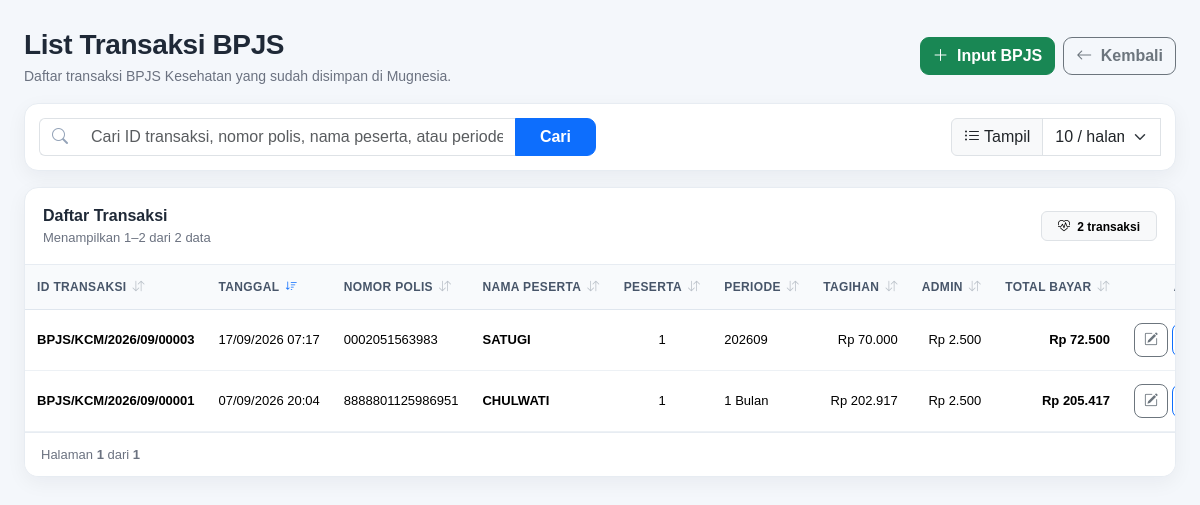
The page /list_bpjs.php on the database its author committed.
### tables this page shows
CREATE TABLE `tb_tagihan_bpjs` (
  `id` int(11) unsigned NOT NULL AUTO_INCREMENT,
  `tgl_bayar` datetime NOT NULL,
  `no_polis` varchar(45) NOT NULL,
  `nama` varchar(45) NOT NULL,
  `Jml_peserta` int(10) unsigned NOT NULL,
  `periode` varchar(45) NOT NULL,
  `rp_tagihan` decimal(12,0) NOT NULL,
  `admin_bank` decimal(12,0) NOT NULL,
  `total_bayar` decimal(12,0) NOT NULL,
  `keterangan` varchar(100) DEFAULT NULL,
  `id_transaksi` varchar(45) NOT NULL,
  `cetak_keterangan` int(10) unsigned NOT NULL,
  PRIMARY KEY (`id`)
);

### list_bpjs.php (the view, shortened to what this page needs)
<?php
require_once "db.php";
$allowed_sizes = [5, 10, 20, 50];
$ps = (int)($_GET['ps'] ?? 10);
$limit = in_array($ps, $allowed_sizes, true) ? $ps : 10;
$page   = max(1, (int)($_GET['page'] ?? 1));
$offset = ($page - 1) * $limit;
$search = trim($_GET['q'] ?? '');
$allowed_sort = [
    'id_transaksi' => 'id_transaksi',
    'tgl_bayar'    => 'tgl_bayar',
    'no_polis'     => 'no_polis',
    'nama'         => 'nama',
    'jml_peserta'  => 'Jml_peserta',
    'periode'      => 'periode',
    'rp_tagihan'   => 'rp_tagihan',
    'admin_bank'   => 'admin_bank',
    'total_bayar'  => 'total_bayar'
];
$sort = $_GET['sort'] ?? 'tgl_bayar';
$dir  = strtolower($_GET['dir'] ?? 'desc');
$dir  = $dir === 'asc' ? 'ASC' : 'DESC';
$orderBy = $allowed_sort[$sort] ?? 'tgl_bayar';
$where  = '';
$params = [];
$types  = '';
$sql_count = "SELECT COUNT(*) AS jml FROM tb_tagihan_bpjs" . $where;
$stmt_count = $conn->prepare($sql_count);
$stmt_count->execute();
$count = (int)($stmt_count->get_result()->fetch_assoc()['jml'] ?? 0);
$total_pages = max(1, (int)ceil($count / $limit));
$sql = "SELECT
            id,
            id_transaksi,
            tgl_bayar,
            no_polis,
            nama,
            Jml_peserta AS jml_peserta,
            periode,
            rp_tagihan,
            admin_bank,
            total_bayar,
            keterangan
        FROM tb_tagihan_bpjs
        {$where}
        ORDER BY {$orderBy} {$dir}, id DESC
        LIMIT ? OFFSET ?";
$stmt = $conn->prepare($sql);
if ($types !== '') {
    $bind_types  = $types . "ii";
    $bind_params = array_merge($params, [$limit, $offset]);
    $stmt->bind_param($bind_types, ...$bind_params);
} else {
    $stmt->bind_param("ii", $limit, $offset);
}
$stmt->execute();
$res = $stmt->get_result();
$start_row = $count > 0 ? $offset + 1 : 0;
$end_row   = min($offset + $limit, $count);
function sortUrl($column, $currentSort, $currentDir, $search, $limit)
{
    $nextDir = ($currentSort === $column && strtoupper($currentDir) === 'ASC')
        ? 'desc'
        : 'asc';
    return '?page=1'
        . '&q=' . urlencode($search)
        . '&ps=' . (int)$limit
        . '&sort=' . urlencode($column)
        . '&dir=' . $nextDir;
}
function sortIcon($column, $currentSort, $currentDir)
{
    if ($currentSort !== $column) {
        return '<i class="bi bi-arrow-down-up sort-icon"></i>';
    }
    return strtoupper($currentDir) === 'ASC'
        ? '<i class="bi bi-sort-up sort-icon active"></i>'
        : '<i class="bi bi-sort-down sort-icon active"></i>';
}
?>
<!doctype html>
<html lang="id">
<head>
<link href="https://cdn.jsdelivr.net/npm/bootstrap@5.3.3/dist/css/bootstrap.min.css" rel="stylesheet">
<link rel="stylesheet" href="https://cdn.jsdelivr.net/npm/bootstrap-icons@1.11.3/font/bootstrap-icons.min.css">
</head>
<body>
<div class="container-fluid app-wrap py-4 px-3 px-lg-4">
    <div class="d-flex flex-column flex-md-row justify-content-between align-items-md-center gap-3 mb-3">
        <div>
            <div class="page-title">
                List Transaksi BPJS
            </div>
            <div class="page-subtitle">
                Daftar transaksi BPJS Kesehatan yang sudah disimpan di Mugnesia.
            </div>
        </div>
        <div class="d-flex gap-2 header-actions">
            <a href="input_bpjs.php" class="btn btn-success">
                <i class="bi bi-plus-lg me-1"></i>
                Input BPJS
            </a>
            <a href="index.php" class="btn btn-outline-secondary">
                <i class="bi bi-arrow-left me-1"></i>
                Kembali
            </a>
        </div>
    </div>
    <form class="toolbar-card mb-3" method="get">
        <div class="row g-2 align-items-center">
            <div class="col-12 col-md-8 col-lg-6">
                <div class="input-group search-box">
                    <span class="input-group-text">
                        <i class="bi bi-search"></i>
                    </span>
                    <input
                        type="text"
                        class="form-control"
                        name="q"
                        placeholder="Cari ID transaksi, nomor polis, nama peserta, atau periode..."
                        value="<?= htmlspecialchars($search) ?>">
                    <button class="btn btn-primary px-4" type="submit">
                        Cari
                    </button>
                </div>
            </div>
            <div class="col-12 col-md-4 col-lg-6 d-flex justify-content-md-end">
                <div class="input-group" style="max-width:210px;">
                    <label class="input-group-text" for="ps">
                        <i class="bi bi-list-ul me-1"></i>
                        Tampil
                    </label>
                    <select
                        class="form-select"
                        name="ps"
                        id="ps"
                        onchange="this.form.submit()">
                        <?php foreach ($allowed_sizes as $size): ?>
                            <option
                                value="<?= $size ?>"
                                <?= $size === $limit ? 'selected' : '' ?>>
                                <?= $size ?> / halaman
                            </option>
                        <?php endforeach; ?>
                    </select>
                </div>
            </div>
        </div>
    </form>
    <div class="grid-card">
        <div class="grid-head d-flex justify-content-between align-items-center">
            <div>
                <div class="fw-bold">
                    Daftar Transaksi
                </div>
                <div class="record-info">
                    Menampilkan <?= $start_row ?>–<?= $end_row ?>
                    dari <?= number_format($count, 0, ',', '.') ?> data
                </div>
            </div>
            <span class="badge text-bg-light border px-3 py-2">
                <i class="bi bi-heart-pulse me-1"></i>
                <?= number_format($count, 0, ',', '.') ?> transaksi
            </span>
        </div>
        <div class="table-responsive">
            <table class="table table-hover align-middle">
                <thead>
                    <tr>
                        <th>
                            <a class="sort-link" href="<?= sortUrl('id_transaksi', $sort, $dir, $search, $limit) ?>">
                                ID Transaksi
                                <?= sortIcon('id_transaksi', $sort, $dir) ?>
                            </a>
                        </th>
                        <th>
                            <a class="sort-link" href="<?= sortUrl('tgl_bayar', $sort, $dir, $search, $limit) ?>">
                                Tanggal
                                <?= sortIcon('tgl_bayar', $sort, $dir) ?>
                            </a>
                        </th>
                        <th>
                            <a class="sort-link" href="<?= sortUrl('no_polis', $sort, $dir, $search, $limit) ?>">
                                Nomor Polis
                                <?= sortIcon('no_polis', $sort, $dir) ?>
                            </a>
                        </th>
                        <th>
                            <a class="sort-link" href="<?= sortUrl('nama', $sort, $dir, $search, $limit) ?>">
                                Nama Peserta
                                <?= sortIcon('nama', $sort, $dir) ?>
                            </a>
                        </th>
                        <th class="text-center">
                            <a class="sort-link justify-content-center" href="<?= sortUrl('jml_peserta', $sort, $dir, $search, $limit) ?>">
                                Peserta
                                <?= sortIcon('jml_peserta', $sort, $dir) ?>
                            </a>
                        </th>
                        <th>
                            <a class="sort-link" href="<?= sortUrl('periode', $sort, $dir, $search, $limit) ?>">
                                Periode
                                <?= sortIcon('periode', $sort, $dir) ?>
                            </a>
                        </th>
                        <th class="text-end">
                            <a class="sort-link justify-content-end" href="<?= sortUrl('rp_tagihan', $sort, $dir, $search, $limit) ?>">
                                Tagihan
                                <?= sortIcon('rp_tagihan', $sort, $dir) ?>
                            </a>
                        </th>
                        <th class="text-end">
                            <a class="sort-link justify-content-end" href="<?= sortUrl('admin_bank', $sort, $dir, $search, $limit) ?>">
                                Admin
                                <?= sortIcon('admin_bank', $sort, $dir) ?>
                            </a>
                        </th>
                        <th class="text-end">
                            <a class="sort-link justify-content-end" href="<?= sortUrl('total_bayar', $sort, $dir, $search, $limit) ?>">
                                Total Bayar
                                <?= sortIcon('total_bayar', $sort, $dir) ?>
                            </a>
                        </th>
                        <th class="text-center">
                        </th>
                    </tr>
                </thead>
                <tbody>
                    <?php while ($row = $res->fetch_assoc()): ?>
                        <tr>
                            <td class="text-nowrap fw-bold">
                                <?= trim((string)($row['id_transaksi'] ?? '')) !== ''
                                    ? htmlspecialchars($row['id_transaksi'])
                                    : '<span class="text-muted">-</span>' ?>
                            </td>
                            <td class="text-nowrap">
                                <?= date('d/m/Y H:i', strtotime($row['tgl_bayar'])) ?>
                            </td>
                            <td class="text-nowrap">
                                <?= htmlspecialchars($row['no_polis']) ?>
                            </td>
                            <td>
                                <span class="customer-name">
                                    <?= htmlspecialchars($row['nama']) ?>
                                </span>
                            </td>
                            <td class="text-center">
                                <?= number_format((int)$row['jml_peserta'], 0, ',', '.') ?>
                            </td>
                            <td class="text-nowrap">
                                <?= trim((string)$row['periode']) !== ''
                                    ? htmlspecialchars($row['periode'])
                                    : '<span class="text-muted">-</span>' ?>
                            </td>
                            <td class="text-end money">
                                Rp <?= number_format($row['rp_tagihan'], 0, ',', '.') ?>
                            </td>
                            <td class="text-end money">
                                Rp <?= number_format($row['admin_bank'], 0, ',', '.') ?>
                            </td>
                            <td class="text-end money total-money">
                                Rp <?= number_format($row['total_bayar'], 0, ',', '.') ?>
                            </td>
                            <td class="text-center text-nowrap">
                                <div class="d-inline-flex gap-1">
                                    <a
                                        class="btn btn-outline-secondary btn-sm action-btn"
                                        href="input_bpjs.php?edit=<?= (int)$row['id'] ?>"
                                        title="Edit transaksi BPJS">
                                        <i class="bi bi-pencil-square"></i>
                                    </a>
                                    <a
                                        class="btn btn-outline-primary btn-sm action-btn"
                                        href="nota_bpjs.php?id=<?= (int)$row['id'] ?>"
                                        target="_blank"
                                        title="Cetak nota BPJS">
                                    </a>
                                </div>
                            </td>
                        </tr>
                    <?php endwhile; ?>
                </tbody>
            </table>
        </div>
        <div class="grid-footer d-flex flex-column flex-md-row justify-content-between align-items-md-center gap-2">
            <div class="record-info">
                Halaman <strong><?= $page ?></strong>
                dari <strong><?= $total_pages ?></strong>
            </div>
        </div>
    </div>
</div>
</body>
</html>

### list_bpjs.php (style rules this page uses)
:root { --app-bg:#f4f7fb; --card-border:#e7ecf2; --head-bg:#f8fafc; --text-main:#1f2937; --text-muted:#6b7280; }
body { background:var(--app-bg); color:var(--text-main); font-family:Arial, Helvetica, sans-serif; }
.app-wrap { max-width:1450px; }
.page-title { font-size:28px; font-weight:800; letter-spacing:-.4px; }
.page-subtitle { color:var(--text-muted); font-size:14px; }
.toolbar-card, .grid-card { background:#fff; border:1px solid var(--card-border); border-radius:14px; box-shadow:0 6px 20px rgba(15,23,42,.05); }
.toolbar-card { padding:14px; }
.grid-card { overflow:hidden; }
.grid-head { padding:16px 18px; border-bottom:1px solid var(--card-border); }
.grid-footer { padding:12px 16px; border-top:1px solid var(--card-border); background:#fff; }
.record-info { font-size:13px; color:var(--text-muted); }
.search-box .input-group-text { background:#fff; border-right:0; color:#94a3b8; }
.search-box .form-control { border-left:0; box-shadow:none !important; }
.table { margin:0; }
.table thead th { background:var(--head-bg); color:#475569; border-bottom:1px solid #dfe6ee; padding:13px 12px; font-size:12px; font-weight:800; text-transform:uppercase; letter-spacing:.35px; white-space:nowrap; }
.table tbody td { padding:13px 12px; border-color:#edf1f5; font-size:13px; vertical-align:middle; }
.customer-name { font-weight:700; }
.money { white-space:nowrap; font-variant-numeric:tabular-nums; }
.total-money { font-weight:800; }
.sort-link { display:inline-flex; align-items:center; gap:6px; color:inherit; text-decoration:none; }
.sort-icon { font-size:12px; opacity:.35; }
.sort-icon.active { opacity:1; color:#0d6efd; }
.action-btn { width:34px; height:34px; padding:0; display:inline-flex; align-items:center; justify-content:center; border-radius:8px !important; }
.btn { border-radius:9px; font-weight:600; }

### rows shown on the page
tb_tagihan_bpjs: id_transaksi "BPJS/KCM/2026/09/00003", tgl_bayar "17/09/2026 07:17", no_polis "0002051563983", nama "SATUGI", Jml_peserta "1", periode "202609", rp_tagihan "70.000", admin_bank "2.500", total_bayar "72.500"
tb_tagihan_bpjs: id_transaksi "BPJS/KCM/2026/09/00001", tgl_bayar "07/09/2026 20:04", no_polis "8888801125986951", nama "CHULWATI", Jml_peserta "1", periode "1 Bulan", rp_tagihan "202.917", admin_bank "2.500", total_bayar "205.417"

### other values the page prints
$start_row "1"
$end_row "2"
$count "2"
$page "1"
$total_pages "1"
form field ps "10 / halaman"
